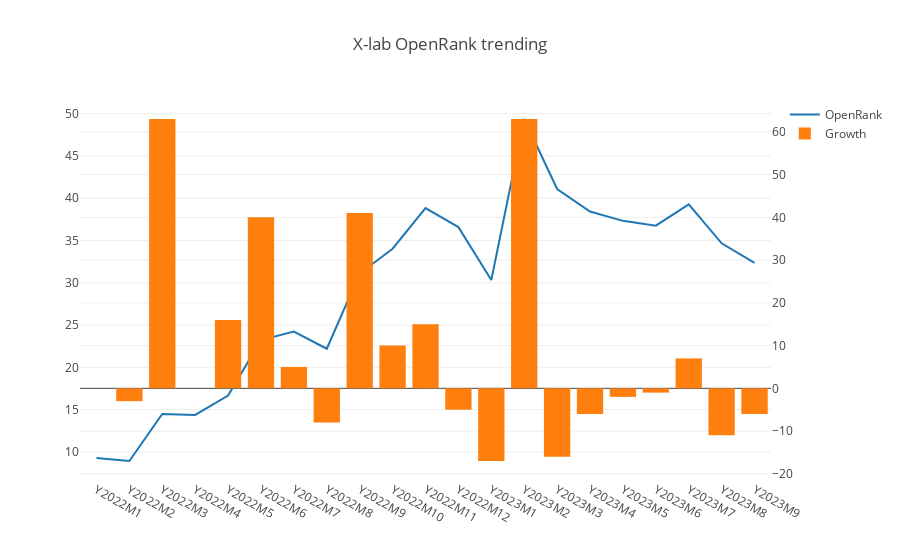

This figure's notebook cell:
### Markdown cell above
## Overview

This part is the history OpenRank trending of all projects in X-lab community.

### Code cell
openDigger.index.openrank.getRepoOpenrank({
    repoIds: [288431943, 470364208, 467768946, 461374162, 471252840, 477937218, 428629051, 262909684, 221379769, 259035151, 358757145, 502755745, 508325123, 533339106, 572845686, 639923640 ],
    startYear, startMonth,
    endYear, endMonth, percision: 2,
    groupTimeRange: 'month', limit: -1, order: 'DESC',
}).then(data => {
    var x = [], v = [], g = []; g.push(0);
    forEveryMonth((y, m, index) => {
        var key = `Y${y}M${m}`;
        x.push(key); v.push(0);
        data.forEach(row => { v[index] += (row.openrank[index] ? row.openrank[index] : 0); row[key] = row.openrank[index] ? row.openrank[index] : 0; });
        if (index > 0) g.push(Math.ceil((v[index]-v[index-1])*100/v[index-1]));
    });
    data.forEach(row => { delete row.openrank; delete row.org; });
    console.table(data);
    openDigger.render.plotly([
        { x, y: v, type: 'scatter', name: 'OpenRank' },
        { x, y: g, type: 'bar', yaxis: 'y2', name: 'Growth'}
    ], {
        title: 'X-lab OpenRank trending',
        yaxis2: { overlaying: 'y', side: 'right' }
    });
    console.log(`2022.7 based growth: ${v.map(i => (i/v[6]).toFixed(2))}`);
    fs.writeFileSync('all_data.json', JSON.stringify(data));
});

### Figure 1 — Plotly figure (JSON) as saved in the notebook; plotly's stock layout.template omitted (floating-point values rounded to 4 significant figures)
{"data": [{"name": "OpenRank", "type": "scatter", "x": ["Y2022M1", "Y2022M2", "Y2022M3", "Y2022M4", "Y2022M5", "Y2022M6", "Y2022M7", "Y2022M8", "Y2022M9", "Y2022M10", "Y2022M11", "Y2022M12", "Y2023M1", "Y2023M2", "Y2023M3", "Y2023M4", "Y2023M5", "Y2023M6", "Y2023M7", "Y2023M8", "Y2023M9"], "y": [9.28, 8.93, 14.48, 14.38, 16.67, 23.22, 24.24, 22.2, 31.09, 34.03, 38.83, 36.58, 30.33, 49.36, 41.08, 38.42, 37.32, 36.75, 39.26, 34.66, 32.35]}, {"name": "Growth", "type": "bar", "x": ["Y2022M1", "Y2022M2", "Y2022M3", "Y2022M4", "Y2022M5", "Y2022M6", "Y2022M7", "Y2022M8", "Y2022M9", "Y2022M10", "Y2022M11", "Y2022M12", "Y2023M1", "Y2023M2", "Y2023M3", "Y2023M4", "Y2023M5", "Y2023M6", "Y2023M7", "Y2023M8", "Y2023M9"], "y": [0, -3, 63, 0, 16, 40, 5, -8, 41, 10, 15, -5, -17, 63, -16, -6, -2, -1, 7, -11, -6], "yaxis": "y2"}], "layout": {"autosize": true, "title": {"text": "X-lab OpenRank trending"}, "xaxis": {"autorange": true, "range": [-0.5, 20.5], "type": "category"}, "yaxis": {"autorange": true, "range": [6.684, 51.61], "type": "linear"}, "yaxis2": {"autorange": true, "overlaying": "y", "range": [-21.44, 67.44], "side": "right", "type": "linear"}}}
